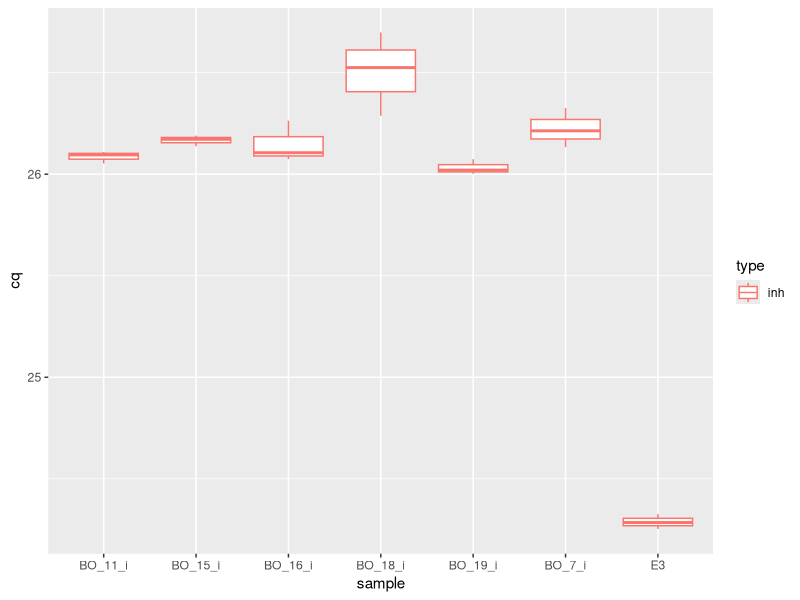

This figure's R source:
## ---- chunk 1
library(here)
library(tidyverse)
library(lubridate)
## ---- chunk 2
vp<- read_csv(here("data", "raw_data","vp_inh_bo.csv"))
## ---- chunk 3
vp<- vp %>%
  mutate(type = case_when(grepl("i", sample)~ "inh")) %>%
  mutate(type = case_when((type == "inh") ~ "inh",
                          (sample == "E3") ~ "inh")) 

inh<- vp %>%
  filter(type %in% "inh")
## ---- chunk 4
inh %>%
  ggplot() + geom_boxplot(
    aes(x = sample,
        y = cq,
        color = type)
  )
